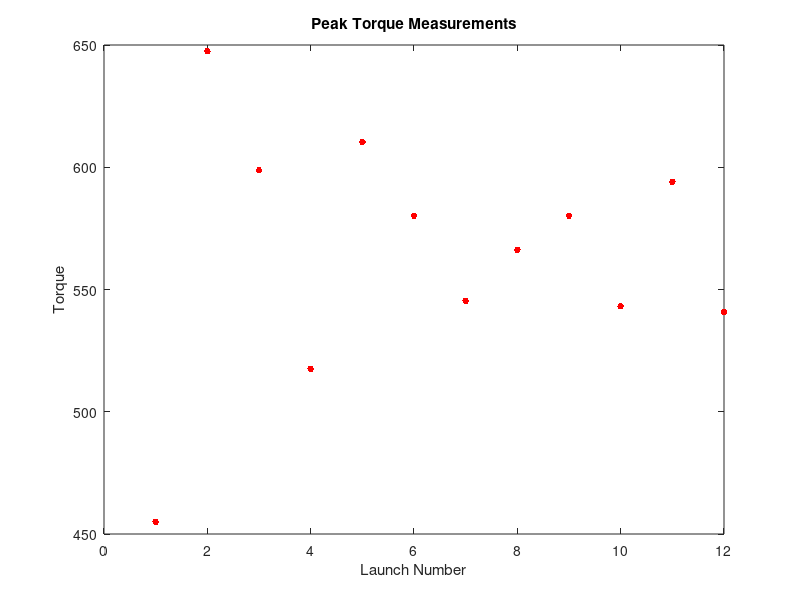

MATLAB code to generate this figure:
peak_voltage = [5.18, 6.01, 5.8, 5.45, 5.85, 5.72, 5.57, 5.66, 5.72, 5.56, 5.78, 5.55];
peak_torque = peak_voltage*231.8 - 745.7;
plot(peak_torque, 'r.', 'MarkerSize',15);

xlabel('Launch Number');
ylabel('Torque');
title('Peak Torque Measurements');

saveas(gcf, 'PeakTorquePlot.png');